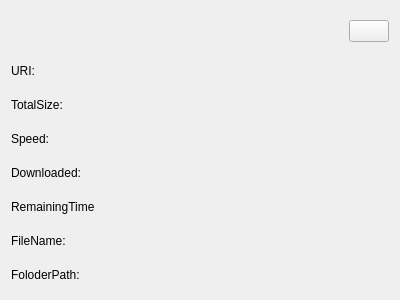
<?xml version="1.0" encoding="UTF-8"?>
<ui version="4.0">
 <class>DownloadingInfoWidget</class>
 <widget class="QWidget" name="DownloadingInfoWidget">
  <property name="geometry">
   <rect>
    <x>0</x>
    <y>0</y>
    <width>400</width>
    <height>300</height>
   </rect>
  </property>
  <property name="windowTitle">
   <string>DownloadingInfoWidget</string>
  </property>
  <layout class="QGridLayout" name="gridLayout_2">
   <item row="3" column="0">
    <widget class="QLabel" name="labelSpeedIdentifier">
     <property name="text">
      <string>Speed:</string>
     </property>
    </widget>
   </item>
   <item row="2" column="1" colspan="3">
    <widget class="QLabel" name="labelTotalSize">
     <property name="text">
      <string/>
     </property>
    </widget>
   </item>
   <item row="3" column="1" colspan="3">
    <widget class="QLabel" name="labelSpeed">
     <property name="text">
      <string/>
     </property>
    </widget>
   </item>
   <item row="6" column="1" colspan="3">
    <widget class="QLabel" name="labelFileName">
     <property name="text">
      <string/>
     </property>
    </widget>
   </item>
   <item row="7" column="1" colspan="3">
    <widget class="QLabel" name="labelFolderPath">
     <property name="text">
      <string/>
     </property>
    </widget>
   </item>
   <item row="6" column="0">
    <widget class="QLabel" name="labelFileNameIdentifier">
     <property name="text">
      <string>FileName:</string>
     </property>
    </widget>
   </item>
   <item row="0" column="2">
    <spacer name="horizontalSpacer">
     <property name="orientation">
      <enum>Qt::Orientation::Horizontal</enum>
     </property>
     <property name="sizeHint" stdset="0">
      <size>
       <width>20</width>
       <height>40</height>
      </size>
     </property>
    </spacer>
   </item>
   <item row="4" column="0">
    <widget class="QLabel" name="labelDownloadedIdentifier">
     <property name="text">
      <string>Downloaded:</string>
     </property>
    </widget>
   </item>
   <item row="2" column="0">
    <widget class="QLabel" name="totalSizeLabel">
     <property name="text">
      <string>TotalSize:</string>
     </property>
    </widget>
   </item>
   <item row="1" column="0">
    <widget class="QLabel" name="labelURIIdentifier">
     <property name="text">
      <string>URI:</string>
     </property>
    </widget>
   </item>
   <item row="5" column="1" colspan="3">
    <widget class="QLabel" name="labelRemainingTime">
     <property name="text">
      <string/>
     </property>
    </widget>
   </item>
   <item row="7" column="0">
    <widget class="QLabel" name="labelFolderPathIdentifier">
     <property name="text">
      <string>FoloderPath:</string>
     </property>
    </widget>
   </item>
   <item row="1" column="1" colspan="3">
    <widget class="QLabel" name="labelURI">
     <property name="text">
      <string/>
     </property>
    </widget>
   </item>
   <item row="4" column="1" colspan="3">
    <widget class="QLabel" name="labelDownloaded">
     <property name="text">
      <string/>
     </property>
    </widget>
   </item>
   <item row="5" column="0">
    <widget class="QLabel" name="labelRemainingTimeIdentifier">
     <property name="text">
      <string>RemainingTime</string>
     </property>
    </widget>
   </item>
   <item row="0" column="3">
    <widget class="QPushButton" name="btnClose">
     <property name="text">
      <string/>
     </property>
     <property name="icon">
      <iconset>
       <normaloff>:/icon/video/close.svg</normaloff>:/icon/video/close.svg</iconset>
     </property>
     <property name="_vanillaStyle_Patch" stdset="0">
      <string>CleanButtonPatch</string>
     </property>
    </widget>
   </item>
  </layout>
 </widget>
 <resources/>
 <connections/>
</ui>
